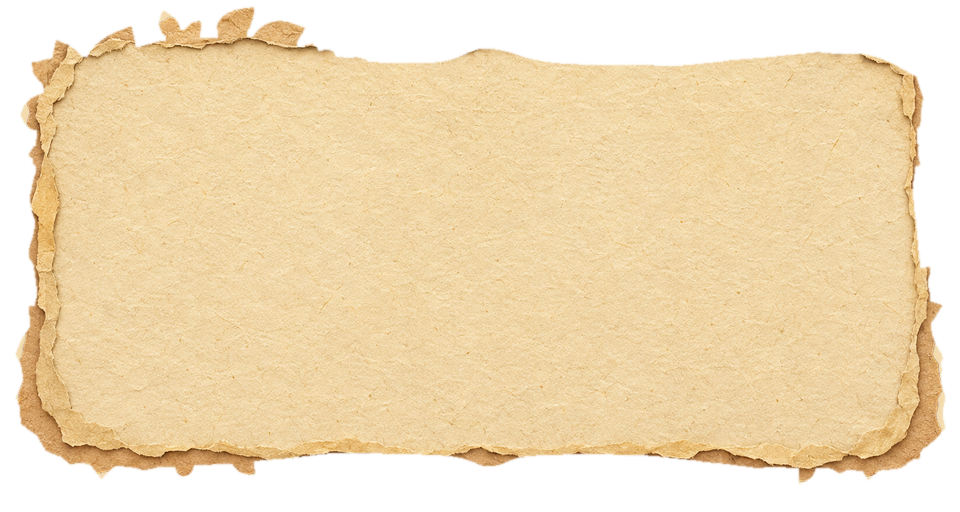
#> input picture game/assets/ui/paper/panel_bg.png, 960 x 512 px, found by its file name
$ python prepare_two_piece_hud.py
#> lines starting #> are read from the running program, lines starting #| are printed output that depends on the picture
#!/usr/bin/env python3
"""Prepara os pares de HUD em 2 peças (moldura vazada + fundo de papel) — 2026-10-16.

Fontes geradas com FUMIGA-PAPEL-v4-CHROMA sobre fundo técnico azul puro #0000FF
em art-source/f1-duas-pecas/originais/ (escolhidas pelo usuário via offer_options).

Para cada família de HUD (panel, health, banner, minimap, tooltip, card, pause),
gera em game/assets/ui/paper/:
  - <kind>_frame.png : somente a MOLDURA (madeira + vinhas/folhas), com o exterior
                       E a janela central (abertura/aperture) 100% transparentes.
  - <kind>_bg.png    : somente o FUNDO DE PAPEL artesanal em camadas, recortado
                       para preencher 100% da janela central sob a moldura sem
                       vazar para fora do contorno externo da madeira.

Os 7 arquivos compostos históricos (<kind>.png) permanecem intocados em disco
para preservar os hashes auditados por game/test/hud-publication.mjs.
"""
from __future__ import annotations

from collections import deque
from pathlib import Path
import hashlib
import json
from PIL import Image, ImageFilter

ROOT = Path(__file__).resolve().parents[1]
ORIG = ROOT / "art-source/f1-duas-pecas/originais"
SLIM = ROOT / "art-source/f1-slim/originais"
OUT = ROOT / "game/assets/ui/paper"

SPECS = {
    "panel":   {"size": (960, 512),  "frame_src": SLIM / "panel_frame.png",   "bg_src": "panel_bg.png", "quiet": (0.215, 0.200, 0.865, 0.800)},
    "health":  {"size": (960, 135),  "frame_src": SLIM / "health_frame.png",  "bg_src": "panel_bg.png", "quiet": (0.145, 0.320, 0.865, 0.680)},
    "banner":  {"size": (960, 192),  "frame_src": SLIM / "banner_frame.png",  "bg_src": "panel_bg.png", "quiet": (0.310, 0.295, 0.840, 0.765)},
    "minimap": {"size": (960, 717),  "frame_src": SLIM / "minimap_frame.png", "bg_src": "panel_bg.png", "quiet": (0.180, 0.240, 0.800, 0.770)},
    "tooltip": {"size": (960, 475),  "frame_src": SLIM / "tooltip_frame.png", "bg_src": "panel_bg.png", "quiet": (0.215, 0.240, 0.830, 0.765)},
    "card":    {"size": (848, 1264), "frame_src": SLIM / "card_frame.png",    "bg_src": "card_bg.png",  "quiet": (0.305, 0.165, 0.855, 0.820)},
    "pause":   {"size": (928, 1152), "frame_src": None,                       "bg_src": "card_bg.png",  "quiet": (0.250, 0.219, 0.776, 0.757)},
}


def unchroma_blue(im: Image.Image) -> Image.Image:
    """Remove o fundo técnico azul #0000FF (externo e interno) com despill quente total."""
    im = im.convert("RGB")
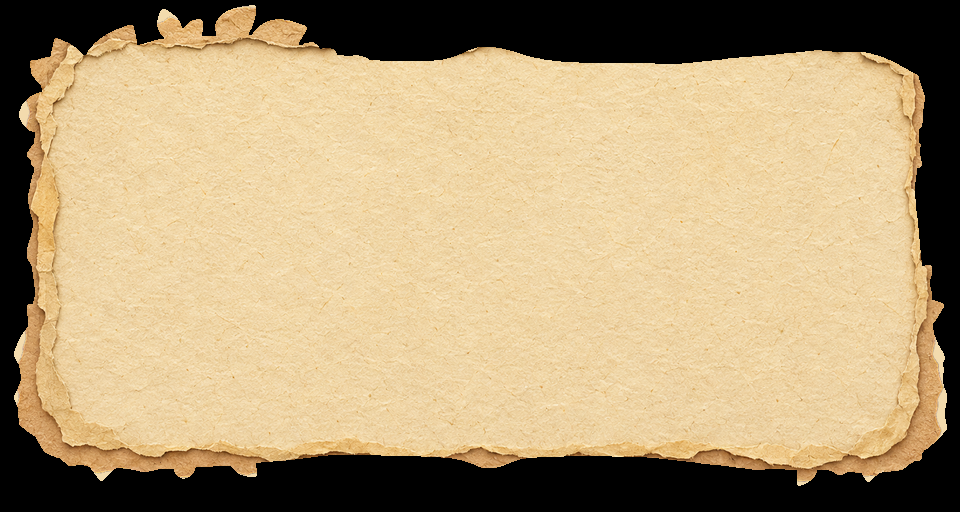
#> im: PIL image 960x512 RGB; mean R, G, B 179.4, 157.7, 120.3
    w, h = im.size
#> w = 960; h = 512
    px = im.load()
    out = Image.new("RGBA", (w, h))
#> out: PIL image 960x512 RGBA; every value is 0
    op = out.load()
    for y in range(h):
        for x in range(w):
            r, g, b = px[x, y]
            mrg = max(r, g)
            blue_excess = b - mrg
            if blue_excess > 18 and b > 45:
                a = max(0, min(255, int(255 - (blue_excess - 18) * 3.2)))
                # Converte qualquer sombra azulada de borda em sombra castanha quente
                nb = min(b, int(r * 0.45 + g * 0.45))
                nr = min(255, int(r * 1.05))
                ng = min(255, int(g * 1.02))
                op[x, y] = (nr, ng, nb, a)
            elif b > mrg:
                # Despill total: na paleta terrosa nenhum pixel da peça tem azul > max(r, g)
                nb = int(r * 0.48 + g * 0.48)
                op[x, y] = (r, g, nb, 255)
            else:
                op[x, y] = (r, g, b, 255)
    alpha = out.getchannel("A").point(lambda v: 0 if v < 42 else (255 if v > 220 else v))
#> alpha: PIL image 960x512 L; every value is 255
    out.putalpha(alpha.filter(ImageFilter.GaussianBlur(0.5)))
    return out


# [62 lines left out: functions extract_pause_frame, flood_outside, not called in this run]


def prepare_paper_sheet(bg_path: Path) -> Image.Image:
    """Recorta a folha de papel creme sem o fundo azul técnico."""
    rgba = unchroma_blue(Image.open(bg_path))
    bbox = rgba.getchannel("A").getbbox()
#> bbox = (0, 0, 960, 512)
    if bbox:
        # Retrai 1.5% das bordas para pegar 100% papel opaco com as fibras/camadas
        x0, y0, x1, y1 = bbox
#> x0 = 0; y0 = 0; x1 = 960; y1 = 512
        rgba = rgba.crop((x0, y0, x1, y1))
    return rgba


# [67 lines left out: functions build_bg_for_frame, measure_aperture, not called in this run]


def main():
    OUT.mkdir(parents=True, exist_ok=True)
    sheets = {
        "panel_bg.png": prepare_paper_sheet(ORIG / "panel_bg.png"),
        "card_bg.png":  prepare_paper_sheet(ORIG / "card_bg.png"),
    }
    records = []

    for kind, spec in SPECS.items():
        size = spec["size"]
        if spec["frame_src"]:
            src_path = Path(spec["frame_src"])
            frame_rgba = unchroma_blue(Image.open(src_path)).resize(size, Image.Resampling.LANCZOS)
            src_rel = str(src_path.relative_to(ROOT))
        else:
            src_path = OUT / "pause.png"
            frame_rgba = extract_pause_frame(src_path)
            src_rel = str(src_path.relative_to(ROOT))

        outside = flood_outside(frame_rgba)
        aperture = measure_aperture(frame_rgba, outside)
        bg_rgba = build_bg_for_frame(sheets[spec["bg_src"]], frame_rgba, outside)

        frame_out = OUT / f"{kind}_frame.png"
        bg_out = OUT / f"{kind}_bg.png"
        frame_rgba.save(frame_out, optimize=True)
        bg_rgba.save(bg_out, optimize=True)

        # Verifica que centro da moldura é transparente (alpha=0) e centro do fundo é opaco (alpha=255)
        cx, cy = size[0] // 2, size[1] // 2
        fa = frame_rgba.getpixel((cx, cy))[3]
        ba = bg_rgba.getpixel((cx, cy))[3]
        assert fa == 0, f"{kind}_frame center alpha must be 0, got {fa}"
        assert ba == 255, f"{kind}_bg center alpha must be 255, got {ba}"

        records.append({
            "kind": kind,
            "size": list(size),
            "aperture": aperture,
            "quiet": list(spec["quiet"]),
            "frame": {
                "path": str(frame_out.relative_to(ROOT)),
                "source": src_rel,
                "bytes": frame_out.stat().st_size,
                "sha256": hashlib.sha256(frame_out.read_bytes()).hexdigest(),
                "center_alpha": fa,
            },
            "bg": {
                "path": str(bg_out.relative_to(ROOT)),
                "source": str((ORIG / spec["bg_src"]).relative_to(ROOT)),
                "bytes": bg_out.stat().st_size,
                "sha256": hashlib.sha256(bg_out.read_bytes()).hexdigest(),
                "center_alpha": ba,
            },
        })

    manifest_path = ROOT / "docs/arte/hud-duas-pecas.json"
    manifest = {
        "date": "2026-10-16",
        "decision": "HUDs do Grupo A divididos em 2 peças (moldura vazada *_frame.png + fundo de papel *_bg.png), mantendo o Estilo 06 (FUMIGA-PAPEL-v4-CHROMA sobre azul #0000FF)",
        "prompt": "FUMIGA-PAPEL-v4-CHROMA",
        "families": records,
    }
    manifest_path.write_text(json.dumps(manifest, ensure_ascii=False, indent=2) + "\n")
    total_bytes = sum(r["frame"]["bytes"] + r["bg"]["bytes"] for r in records)
    print(f"OK: {len(records)} famílias (14 PNGs RGBA: 7 molduras vazadas + 7 fundos de papel), {total_bytes:,} bytes totais.")


if __name__ == "__main__":
#> (the run stopped early here; a loop or call above may not have finished)
